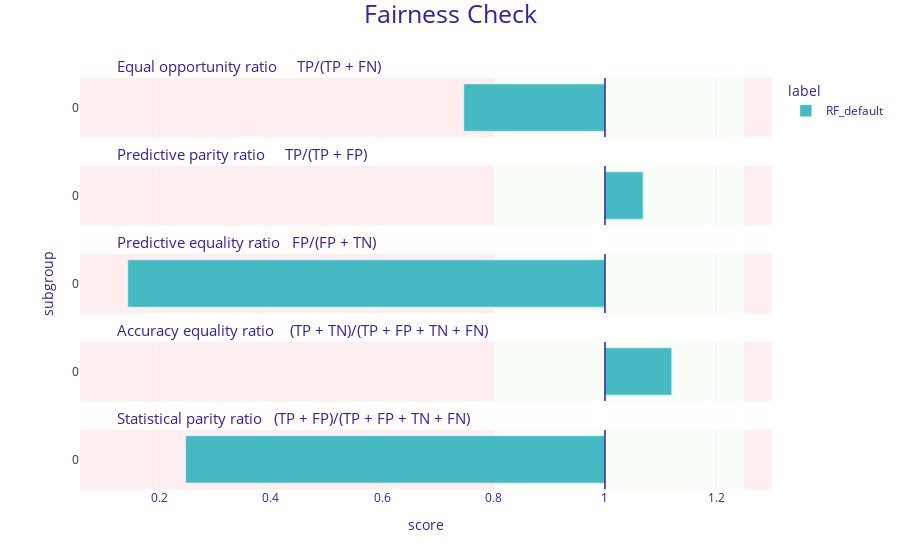

Notebook code cell kept with this figure:
### Code cell
fobject.plot()

### Figure 1 — Plotly figure (JSON) as saved in the notebook; plotly's stock layout.template omitted (floating-point values rounded to 4 significant figures)
{"data": [{"alignmentgroup": "True", "customdata": [["0", 0.746, "RF_default"]], "hovertemplate": "<b>%{customdata[2]}</b><br>Subgroup: %{customdata[0]}<br>Score: %{customdata[1]}<br><extra></extra>", "legendgroup": "RF_default", "marker": {"color": "#46bac2", "pattern": {"shape": ""}}, "name": "RF_default", "offsetgroup": "RF_default", "orientation": "h", "showlegend": true, "textposition": "auto", "type": "bar", "x": [-0.2536], "xaxis": "x5", "y": [0.5], "yaxis": "y5"}, {"alignmentgroup": "True", "customdata": [["0", 1.068, "RF_default"]], "hovertemplate": "<b>%{customdata[2]}</b><br>Subgroup: %{customdata[0]}<br>Score: %{customdata[1]}<br><extra></extra>", "legendgroup": "RF_default", "marker": {"color": "#46bac2", "pattern": {"shape": ""}}, "name": "RF_default", "offsetgroup": "RF_default", "orientation": "h", "showlegend": false, "textposition": "auto", "type": "bar", "x": [0.06848], "xaxis": "x4", "y": [0.5], "yaxis": "y4"}, {"alignmentgroup": "True", "customdata": [["0", 0.143, "RF_default"]], "hovertemplate": "<b>%{customdata[2]}</b><br>Subgroup: %{customdata[0]}<br>Score: %{customdata[1]}<br><extra></extra>", "legendgroup": "RF_default", "marker": {"color": "#46bac2", "pattern": {"shape": ""}}, "name": "RF_default", "offsetgroup": "RF_default", "orientation": "h", "showlegend": false, "textposition": "auto", "type": "bar", "x": [-0.8571], "xaxis": "x3", "y": [0.5], "yaxis": "y3"}, {"alignmentgroup": "True", "customdata": [["0", 1.12, "RF_default"]], "hovertemplate": "<b>%{customdata[2]}</b><br>Subgroup: %{customdata[0]}<br>Score: %{customdata[1]}<br><extra></extra>", "legendgroup": "RF_default", "marker": {"color": "#46bac2", "pattern": {"shape": ""}}, "name": "RF_default", "offsetgroup": "RF_default", "orientation": "h", "showlegend": false, "textposition": "auto", "type": "bar", "x": [0.1199], "xaxis": "x2", "y": [0.5], "yaxis": "y2"}, {"alignmentgroup": "True", "customdata": [["0", 0.247, "RF_default"]], "hovertemplate": "<b>%{customdata[2]}</b><br>Subgroup: %{customdata[0]}<br>Score: %{customdata[1]}<br><extra></extra>", "legendgroup": "RF_default", "marker": {"color": "#46bac2", "pattern": {"shape": ""}}, "name": "RF_default", "offsetgroup": "RF_default", "orientation": "h", "showlegend": false, "textposition": "auto", "type": "bar", "x": [-0.7531], "xaxis": "x", "y": [0.5], "yaxis": "y"}], "layout": {"annotations": [{"font": {"size": 15}, "showarrow": false, "text": "Statistical parity ratio   (TP + FP)/(TP + FP + TN + FN)", "x": 0.05, "xanchor": "left", "xref": "paper", "y": 0.144, "yanchor": "bottom", "yref": "paper"}, {"font": {"size": 15}, "showarrow": false, "text": "Accuracy equality ratio    (TP + TN)/(TP + FP + TN + FN)", "x": 0.05, "xanchor": "left", "xref": "paper", "y": 0.358, "yanchor": "bottom", "yref": "paper"}, {"font": {"size": 15}, "showarrow": false, "text": "Predictive equality ratio   FP/(FP + TN)", "x": 0.05, "xanchor": "left", "xref": "paper", "y": 0.572, "yanchor": "bottom", "yref": "paper"}, {"font": {"size": 15}, "showarrow": false, "text": "Predictive parity ratio     TP/(TP + FP)", "x": 0.05, "xanchor": "left", "xref": "paper", "y": 0.786, "yanchor": "bottom", "yref": "paper"}, {"font": {"size": 15}, "showarrow": false, "text": "Equal opportunity ratio     TP/(TP + FN)", "x": 0.05, "xanchor": "left", "xref": "paper", "y": 1, "yanchor": "bottom", "yref": "paper"}], "autosize": true, "barmode": "group", "font": {"color": "#371ea3"}, "legend": {"title": {"text": "label"}, "tracegroupgap": 0}, "margin": {"b": 71, "r": 30, "t": 78}, "shapes": [{"fillcolor": "#f05a71", "layer": "below", "line": {"width": 0}, "opacity": 0.1, "type": "rect", "x0": 0.25, "x1": 0.3, "xref": "x", "y0": 0, "y1": 1, "yref": "y"}, {"fillcolor": "#f05a71", "layer": "below", "line": {"width": 0}, "opacity": 0.1, "type": "rect", "x0": -0.9429, "x1": -0.2, "xref": "x", "y0": 0, "y1": 1, "yref": "y"}, {"fillcolor": "#c7f5bf", "layer": "below", "line": {"width": 0}, "opacity": 0.1, "type": "rect", "x0": -0.2, "x1": 0.25, "xref": "x", "y0": 0, "y1": 1, "yref": "y"}, {"line": {"color": "#371ea3", "width": 1.5}, "type": "line", "x0": 0, "x1": 0, "xref": "x", "y0": 0, "y1": 1, "yref": "y"}, {"fillcolor": "#f05a71", "layer": "below", "line": {"width": 0}, "opacity": 0.1, "type": "rect", "x0": 0.25, "x1": 0.3, "xref": "x", "y0": 0, "y1": 1, "yref": "y2"}, {"fillcolor": "#f05a71", "layer": "below", "line": {"width": 0}, "opacity": 0.1, "type": "rect", "x0": -0.9429, "x1": -0.2, "xref": "x", "y0": 0, "y1": 1, "yref": "y2"}, {"fillcolor": "#c7f5bf", "layer": "below", "line": {"width": 0}, "opacity": 0.1, "type": "rect", "x0": -0.2, "x1": 0.25, "xref": "x", "y0": 0, "y1": 1, "yref": "y2"}, {"line": {"color": "#371ea3", "width": 1.5}, "type": "line", "x0": 0, "x1": 0, "xref": "x", "y0": 0, "y1": 1, "yref": "y2"}, {"fillcolor": "#f05a71", "layer": "below", "line": {"width": 0}, "opacity": 0.1, "type": "rect", "x0": 0.25, "x1": 0.3, "xref": "x", "y0": 0, "y1": 1, "yref": "y3"}, {"fillcolor": "#f05a71", "layer": "below", "line": {"width": 0}, "opacity": 0.1, "type": "rect", "x0": -0.9429, "x1": -0.2, "xref": "x", "y0": 0, "y1": 1, "yref": "y3"}, {"fillcolor": "#c7f5bf", "layer": "below", "line": {"width": 0}, "opacity": 0.1, "type": "rect", "x0": -0.2, "x1": 0.25, "xref": "x", "y0": 0, "y1": 1, "yref": "y3"}, {"line": {"color": "#371ea3", "width": 1.5}, "type": "line", "x0": 0, "x1": 0, "xref": "x", "y0": 0, "y1": 1, "yref": "y3"}, {"fillcolor": "#f05a71", "layer": "below", "line": {"width": 0}, "opacity": 0.1, "type": "rect", "x0": 0.25, "x1": 0.3, "xref": "x", "y0": 0, "y1": 1, "yref": "y4"}, {"fillcolor": "#f05a71", "layer": "below", "line": {"width": 0}, "opacity": 0.1, "type": "rect", "x0": -0.9429, "x1": -0.2, "xref": "x", "y0": 0, "y1": 1, "yref": "y4"}, {"fillcolor": "#c7f5bf", "layer": "below", "line": {"width": 0}, "opacity": 0.1, "type": "rect", "x0": -0.2, "x1": 0.25, "xref": "x", "y0": 0, "y1": 1, "yref": "y4"}, {"line": {"color": "#371ea3", "width": 1.5}, "type": "line", "x0": 0, "x1": 0, "xref": "x", "y0": 0, "y1": 1, "yref": "y4"}, {"fillcolor": "#f05a71", "layer": "below", "line": {"width": 0}, "opacity": 0.1, "type": "rect", "x0": 0.25, "x1": 0.3, "xref": "x", "y0": 0, "y1": 1, "yref": "y5"}, {"fillcolor": "#f05a71", "layer": "below", "line": {"width": 0}, "opacity": 0.1, "type": "rect", "x0": -0.9429, "x1": -0.2, "xref": "x", "y0": 0, "y1": 1, "yref": "y5"}, {"fillcolor": "#c7f5bf", "layer": "below", "line": {"width": 0}, "opacity": 0.1, "type": "rect", "x0": -0.2, "x1": 0.25, "xref": "x", "y0": 0, "y1": 1, "yref": "y5"}, {"line": {"color": "#371ea3", "width": 1.5}, "type": "line", "x0": 0, "x1": 0, "xref": "x", "y0": 0, "y1": 1, "yref": "y5"}], "title": {"font": {"size": 25}, "text": "Fairness Check", "x": 0.5, "y": 0.99}, "xaxis": {"anchor": "y", "domain": [0, 1], "range": [-0.9429, 0.3], "ticktext": [0, 0.2, 0.4, 0.6, 0.8, 1, 1.2, 1], "tickvals": [-1, -0.8, -0.6, -0.4, -0.2, 0, 0.2, 0], "title": {"text": "score"}, "type": "linear"}, "xaxis2": {"anchor": "y2", "domain": [0, 1], "matches": "x", "range": [-0.9429, 0.3], "showticklabels": false, "ticktext": [0, 0.2, 0.4, 0.6, 0.8, 1, 1.2, 1], "tickvals": [-1, -0.8, -0.6, -0.4, -0.2, 0, 0.2, 0], "type": "linear"}, "xaxis3": {"anchor": "y3", "domain": [0, 1], "matches": "x", "range": [-0.9429, 0.3], "showticklabels": false, "ticktext": [0, 0.2, 0.4, 0.6, 0.8, 1, 1.2, 1], "tickvals": [-1, -0.8, -0.6, -0.4, -0.2, 0, 0.2, 0], "type": "linear"}, "xaxis4": {"anchor": "y4", "domain": [0, 1], "matches": "x", "range": [-0.9429, 0.3], "showticklabels": false, "ticktext": [0, 0.2, 0.4, 0.6, 0.8, 1, 1.2, 1], "tickvals": [-1, -0.8, -0.6, -0.4, -0.2, 0, 0.2, 0], "type": "linear"}, "xaxis5": {"anchor": "y5", "domain": [0, 1], "matches": "x", "range": [-0.9429, 0.3], "showticklabels": false, "ticktext": [0, 0.2, 0.4, 0.6, 0.8, 1, 1.2, 1], "tickvals": [-1, -0.8, -0.6, -0.4, -0.2, 0, 0.2, 0], "type": "linear"}, "yaxis": {"anchor": "x", "domain": [0, 0.144], "range": [0, 1], "showgrid": false, "ticktext": ["0"], "tickvals": [0.5], "title": {"text": ""}, "type": "linear", "zeroline": false}, "yaxis2": {"anchor": "x2", "domain": [0.214, 0.358], "matches": "y", "range": [0, 1], "showgrid": false, "ticktext": ["0"], "tickvals": [0.5], "title": {"text": ""}, "type": "linear", "zeroline": false}, "yaxis3": {"anchor": "x3", "domain": [0.428, 0.572], "matches": "y", "range": [0, 1], "showgrid": false, "ticktext": ["0"], "tickvals": [0.5], "title": {"text": "subgroup"}, "type": "linear", "zeroline": false}, "yaxis4": {"anchor": "x4", "domain": [0.642, 0.786], "matches": "y", "range": [0, 1], "showgrid": false, "ticktext": ["0"], "tickvals": [0.5], "title": {"text": ""}, "type": "linear", "zeroline": false}, "yaxis5": {"anchor": "x5", "domain": [0.856, 1], "matches": "y", "range": [0, 1], "showgrid": false, "ticktext": ["0"], "tickvals": [0.5], "title": {"text": ""}, "type": "linear", "zeroline": false}}}
